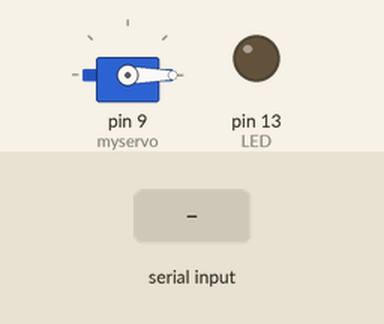
Simulated run of this sketch. Board: Arduino Uno, built with avr-gcc and run on an emulated ATmega328P. Shown: servo, output pins drawn as LEDs (lit = HIGH). The inputs (shaded band) are chosen by the test bench. What the sketch prints to the serial monitor is not drawn.

Above: at 1.2 s.
1.3 s: "a" received over Serial
At 2.5 s:
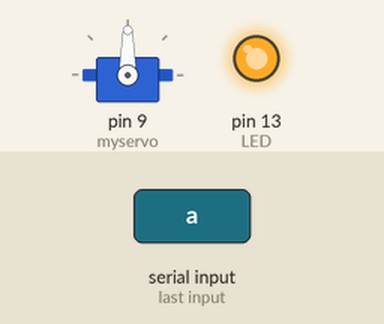
2.8 s: "b" received over Serial
At 3.9 s:
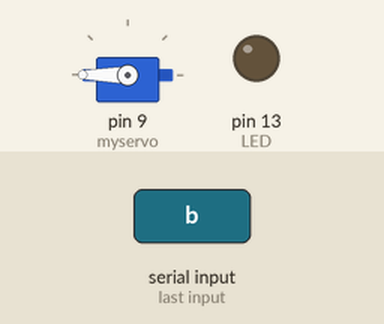
Timing chart, 0 to 5.8 s (numbered marks = the images above; inputs shaded):
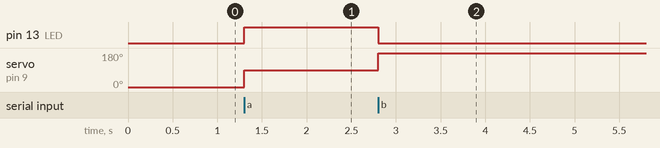

The sketch:

serial.ino
```cpp
#include <Servo.h>
#define LED 13

Servo myservo;
char data;
int pos = 0;

void setup() {
  myservo.attach(9);
  Serial.begin(9600);
  myservo.write(0);
  pinMode(LED, OUTPUT);
}

void loop() {
  if (Serial.available() > 0) {

    data = Serial.read();

    if(data == 'a'){
      myservo.write(90);
      digitalWrite(LED, HIGH);
      delay(20);
      Serial.write('a');
       }


    }else if(data == 'b'){
      myservo.write(180);
      digitalWrite(LED, LOW);
      delay(20);
      Serial.write('b');


    }

  }
```

Measured:
- after the input at 1.3 s, pin 13 (LED): LOW → HIGH at once; servo on pin 9 (myservo): 0° → 90° at once
- after the input at 2.8 s, pin 13 (LED): HIGH → LOW at once; servo on pin 9 (myservo): 90° → 180° at once
